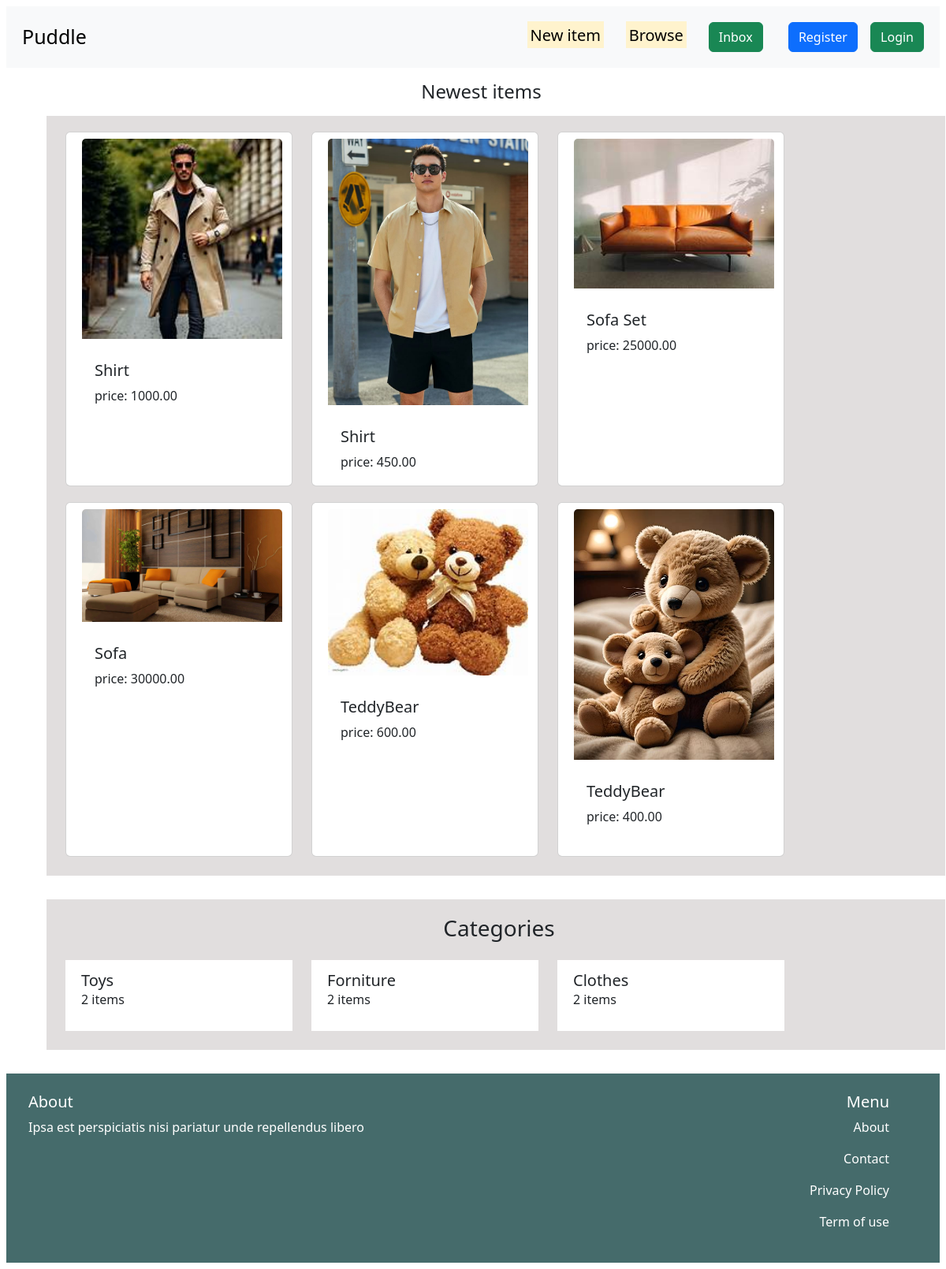
The page / on the database its author committed.
### core/models.py (models this page shows, shortened)
class NewItem(models.Model):
    category = models.ForeignKey(Categories,on_delete=models.CASCADE,related_name='newitem')
    user = models.ForeignKey(User,on_delete=models.CASCADE)
    name = models.CharField(max_length=255)
    photo = models.ImageField(upload_to='photos/',blank=True,null=True)
    description = models.TextField()
    created = models.DateTimeField(auto_now_add=True)
    updated = models.DateTimeField(auto_now=True)
    price = models.DecimalField(max_digits=10,decimal_places=2)

class Categories(models.Model):
    user = models.ForeignKey(User,on_delete=models.CASCADE)
    category = models.CharField(max_length=255)

### core/views.py (the view)
# urls.py: path('',views.home,name='home'),
def home(request):
    items = NewItem.objects.all().order_by('-updated')
    categories = Categories.objects.annotate(item_count=Count('newitem')).all()
    return render(request,'home.html',{'items':items,'categories':categories})

### core/templates/home.html
{% extends 'base.html' %}
{% block content %}
<div class="home">
    <h4 class="text-center m-3">Newest items</h4>
    <div class="container row gap-3 newitems">
        {% for item in items %}
        <div class="card" style="width: 18rem;">
            <a href="{% url 'single_item' item.id %}"><img src="{{ item.photo.url }}" class="card-img-top" alt="..."></a>
            <div class="card-body">
                <h5 class="card-title">{{item.name}}</h5>
                <p class="card-text">price: {{ item.price }}</p>
            </div>
        </div>
        {% endfor %}
    </div>
    <div class="container row gap-3 newitems">
        <h3 class="text-center">Categories</h3>
        {% for category in categories %}
        <div style="width: 18rem;" class="categorycard">
            <div class="card-body">
                <h5 class="card-title">{{category.category}}</h5>
                <p>{{ category.item_count }} items</p>
            </div>
        </div>
        {% endfor %}
    </div>
</div>
<div class="split1">
        <div class="left1">
            <h5>About</h5>
            <p>Ipsa est perspiciatis nisi pariatur unde repellendus libero</p>
        </div>
        <div class="right1">
            <h5 class="menu">Menu</h5>
            <p>About</p>
            <p>Contact</p>
            <p>Privacy Policy</p>
            <p>Term of use</p>
        </div>
</div>
{% endblock %}

### templates/base.html (shortened to what this page needs)
{% load static %}
<!DOCTYPE html>
<html lang="en">
<head>
    <link rel="stylesheet" href="{% static 'css/bootstrap.min.css' %}">
    <link rel="stylesheet" href="{% static 'css/style.css' %}">
</head>
<body>
    <nav class="navbar navbar-expand-lg bg-body-tertiary">
        <div class="container-fluid">
            <div>
                <a class="navbar-brand" href="{% url 'home' %}">Puddle</a>
            </div>
            <div class="right01">
                <a href="{% url 'add_item' %}" class="item mark">New item</a>
                <a href="{% url 'browse_items' %}" class="item mark">Browse</a>
                <a href="" class="btn btn-success item">Inbox</a>
                {% if user.is_authenticated %}
                <a href="{% url 'my_items' request.user.id %}" class="btn btn-primary item">Dashboard</a>
                <form method="post" action="{% url 'logout' %}">
                    {% csrf_token %}
                    <button class="btn btn-danger" type="submit">Logout</button>
                </form>
                {% else %}
                    <a class="btn btn-primary mx-2" href="{% url 'register' %}">Register</a>
                    <a href="{% url 'login' %}" class="btn btn-success">Login</a>
                {% endif %}
            </div>
        </div>
    </nav>
    {% block content %}
    {% endblock %}
</body>
</html>

### static/css/style.css (style rules this page uses)
* { margin:4px; }
.item { margin-right: 20px; text-decoration: none; }
.home { margin-left:25px; }
.mark { color:black; font-size: 20px; }
.navbar-brand { font-size: 25px; }
.card { width:500px; height:450px; }
.newitems { background-color:rgb(225, 222, 222); padding-bottom: 50px; margin-bottom: 30px; padding:20px; margin-left:30px; }
.categorycard { width:200px; height:90px; background-color: white; padding-top: 10px; }
.split1 { display:flex; flex-direction: row; background-color:rgb(69, 107, 107); color:white; }
.left1 { flex:1; padding:20px; }
.right1 { flex:1; padding:20px; text-align: right; margin-right:40px; }

### rows shown on the page
NewItem: photo (picture), name "Shirt", price "1000.00"
NewItem: photo (picture), name "Shirt", price "450.00"
NewItem: photo (picture), name "Sofa Set", price "25000.00"
NewItem: photo (picture), name "Sofa", price "30000.00"
NewItem: photo (picture), name "TeddyBear", price "600.00"
NewItem: photo (picture), name "TeddyBear", price "400.00"
Categories: category "Toys", item_count "2"
Categories: category "Forniture", item_count "2"
Categories: category "Clothes", item_count "2"
